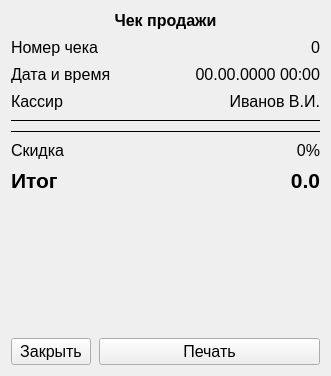
<?xml version="1.0" encoding="UTF-8"?>
<ui version="4.0">
 <class>SalesReceiptForm</class>
 <widget class="QWidget" name="SalesReceiptForm">
  <property name="geometry">
   <rect>
    <x>0</x>
    <y>0</y>
    <width>331</width>
    <height>376</height>
   </rect>
  </property>
  <property name="font">
   <font>
    <pointsize>12</pointsize>
   </font>
  </property>
  <property name="windowTitle">
   <string>Чек продажи</string>
  </property>
  <layout class="QVBoxLayout" name="verticalLayout_2">
   <property name="spacing">
    <number>8</number>
   </property>
   <item>
    <widget class="QLabel" name="lHeader">
     <property name="font">
      <font>
       <pointsize>12</pointsize>
       <bold>true</bold>
      </font>
     </property>
     <property name="text">
      <string>Чек продажи</string>
     </property>
     <property name="alignment">
      <set>Qt::AlignmentFlag::AlignCenter</set>
     </property>
     <property name="margin">
      <number>6</number>
     </property>
    </widget>
   </item>
   <item>
    <layout class="QHBoxLayout" name="horizontalLayout" stretch="1,0">
     <item>
      <widget class="QLabel" name="label_2">
       <property name="text">
        <string>Номер чека</string>
       </property>
      </widget>
     </item>
     <item>
      <widget class="QLabel" name="lReceiptNumber">
       <property name="text">
        <string>0</string>
       </property>
       <property name="alignment">
        <set>Qt::AlignmentFlag::AlignRight|Qt::AlignmentFlag::AlignTrailing|Qt::AlignmentFlag::AlignVCenter</set>
       </property>
      </widget>
     </item>
    </layout>
   </item>
   <item>
    <layout class="QHBoxLayout" name="horizontalLayout_2" stretch="1,0">
     <item>
      <widget class="QLabel" name="label_3">
       <property name="text">
        <string>Дата и время</string>
       </property>
      </widget>
     </item>
     <item>
      <widget class="QLabel" name="lSaleDate">
       <property name="text">
        <string>00.00.0000 00:00</string>
       </property>
       <property name="alignment">
        <set>Qt::AlignmentFlag::AlignRight|Qt::AlignmentFlag::AlignTrailing|Qt::AlignmentFlag::AlignVCenter</set>
       </property>
      </widget>
     </item>
    </layout>
   </item>
   <item>
    <layout class="QHBoxLayout" name="horizontalLayout_3" stretch="1,0">
     <item>
      <widget class="QLabel" name="label_5">
       <property name="text">
        <string>Кассир</string>
       </property>
      </widget>
     </item>
     <item>
      <widget class="QLabel" name="lCashier">
       <property name="text">
        <string>Иванов В.И.</string>
       </property>
       <property name="alignment">
        <set>Qt::AlignmentFlag::AlignRight|Qt::AlignmentFlag::AlignTrailing|Qt::AlignmentFlag::AlignVCenter</set>
       </property>
      </widget>
     </item>
    </layout>
   </item>
   <item>
    <widget class="Line" name="line">
     <property name="frameShadow">
      <enum>QFrame::Shadow::Plain</enum>
     </property>
     <property name="midLineWidth">
      <number>0</number>
     </property>
     <property name="orientation">
      <enum>Qt::Orientation::Horizontal</enum>
     </property>
    </widget>
   </item>
   <item>
    <layout class="QVBoxLayout" name="vlProducts"/>
   </item>
   <item>
    <widget class="Line" name="line_2">
     <property name="frameShadow">
      <enum>QFrame::Shadow::Plain</enum>
     </property>
     <property name="orientation">
      <enum>Qt::Orientation::Horizontal</enum>
     </property>
    </widget>
   </item>
   <item>
    <layout class="QHBoxLayout" name="horizontalLayout_4" stretch="1,0">
     <item>
      <widget class="QLabel" name="label_7">
       <property name="text">
        <string>Скидка</string>
       </property>
      </widget>
     </item>
     <item>
      <widget class="QLabel" name="lDiscount">
       <property name="text">
        <string>0%</string>
       </property>
       <property name="alignment">
        <set>Qt::AlignmentFlag::AlignRight|Qt::AlignmentFlag::AlignTrailing|Qt::AlignmentFlag::AlignVCenter</set>
       </property>
      </widget>
     </item>
    </layout>
   </item>
   <item>
    <layout class="QHBoxLayout" name="horizontalLayout_5" stretch="1,0">
     <item>
      <widget class="QLabel" name="label_9">
       <property name="font">
        <font>
         <pointsize>16</pointsize>
         <italic>false</italic>
         <bold>true</bold>
        </font>
       </property>
       <property name="text">
        <string>Итог</string>
       </property>
      </widget>
     </item>
     <item>
      <widget class="QLabel" name="lTotal">
       <property name="font">
        <font>
         <pointsize>16</pointsize>
         <bold>true</bold>
        </font>
       </property>
       <property name="text">
        <string>0.0</string>
       </property>
       <property name="alignment">
        <set>Qt::AlignmentFlag::AlignRight|Qt::AlignmentFlag::AlignTrailing|Qt::AlignmentFlag::AlignVCenter</set>
       </property>
      </widget>
     </item>
    </layout>
   </item>
   <item>
    <spacer name="verticalSpacer">
     <property name="orientation">
      <enum>Qt::Orientation::Vertical</enum>
     </property>
     <property name="sizeHint" stdset="0">
      <size>
       <width>20</width>
       <height>40</height>
      </size>
     </property>
    </spacer>
   </item>
   <item>
    <layout class="QHBoxLayout" name="horizontalLayout_6" stretch="2,8">
     <item>
      <widget class="QPushButton" name="pbClose">
       <property name="text">
        <string>Закрыть</string>
       </property>
      </widget>
     </item>
     <item>
      <widget class="QPushButton" name="pbPrint">
       <property name="text">
        <string>Печать</string>
       </property>
      </widget>
     </item>
    </layout>
   </item>
  </layout>
 </widget>
 <resources/>
 <connections/>
</ui>
